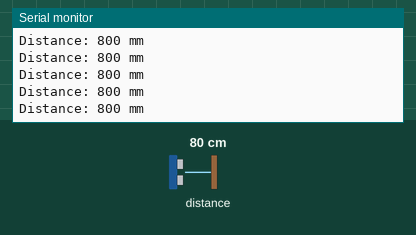
Bench run of a sketch on a simulated Arduino Uno, built with avr-gcc and run on an emulated ATmega328P. On the bench: the last lines printed to the serial monitor. Inputs (shaded band) come from the test bench; at power-on: distance to the obstacle 80 cm.

Above: at 1.2 s.
1.3 s: distance to the obstacle set to 2 cm
At 1.49 s:
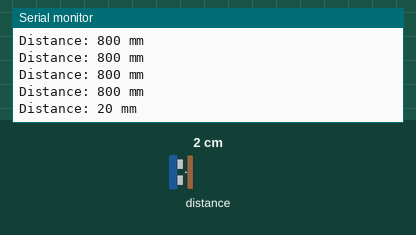
2.8 s: distance to the obstacle set to 4 cm
At 2.82 s:
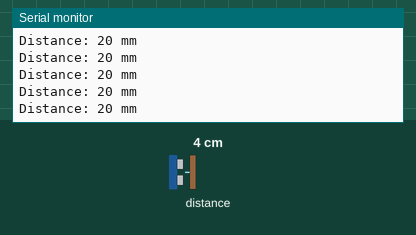
Timing chart, 0 to 5.8 s (numbered marks = the images above; inputs shaded):
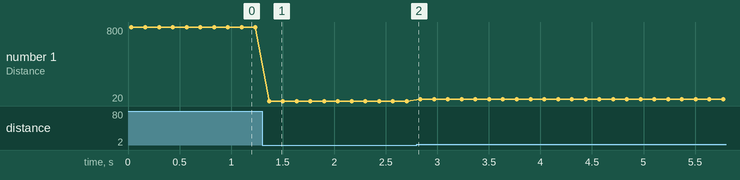

Measured:
- after the input at 1.3 s, the serial monitor: prints a new line after 0.07 s (image 1)
- plotted number 1: 800 → 20 after the input at 1.3 s, 20 → 40 after the input at 2.8 s

The sketch:

VL53L0X_Sensor-Cart_Distance_Test.ino
```cpp
#include <Wire.h>          // Required for I2C communication
#include <VL53L0X.h>       // Include the VL53L0X library header

VL53L0X sensor;            // Create an object for the VL53L0X sensor

void setup() {
  Serial.begin(115200);
  Wire.begin();

  Serial.println("Initializing VL53L0X...");
  if (!sensor.init()) {
    Serial.println("Failed to initialize VL53L0X sensor!");
    while (1); // Halt
  }
  sensor.setTimeout(500);
  Serial.println("VL53L0X ready!");
}

void loop() {
  int distance = sensor.readRangeSingleMillimeters();

  if (sensor.timeoutOccurred()) {
    Serial.println("Timeout!");
  } else {
    Serial.print("Distance: ");
    Serial.print(distance);
    Serial.println(" mm");
  }
  delay(100);
}
```
